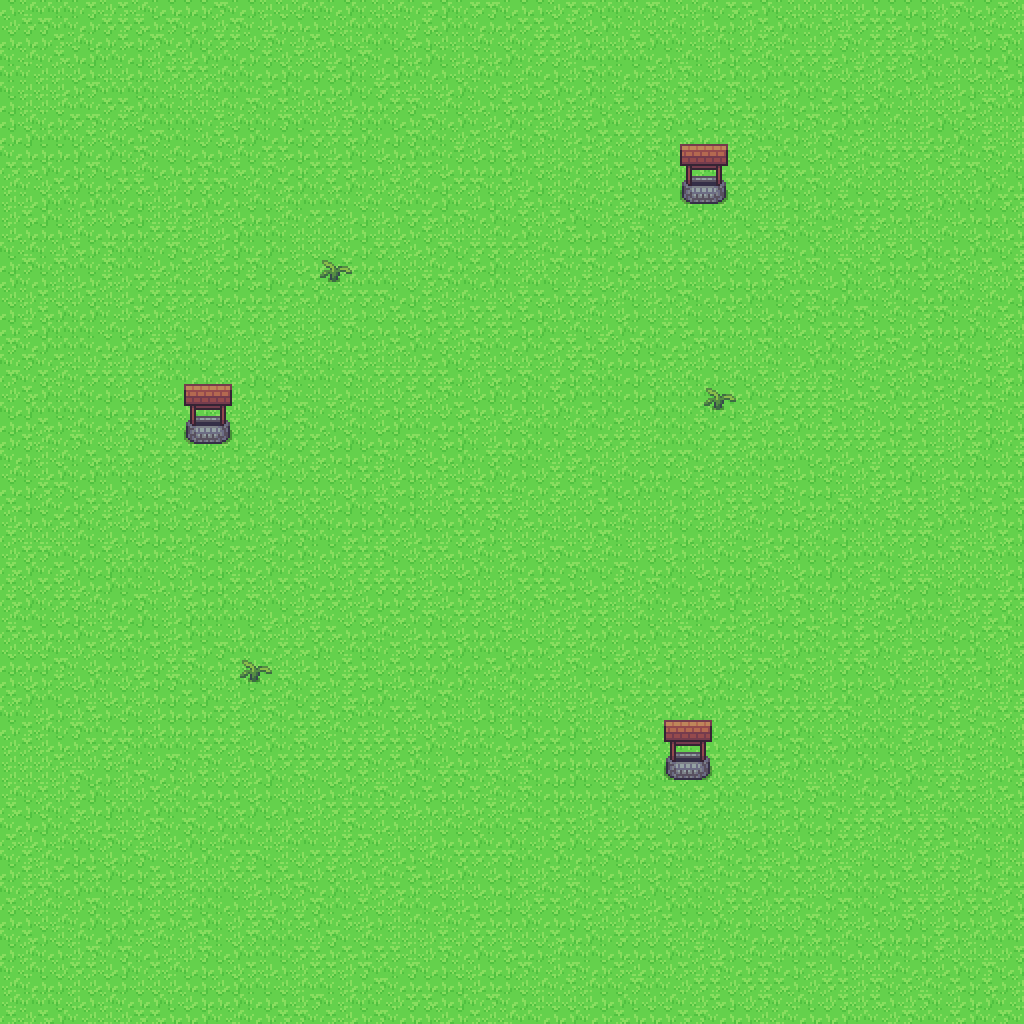

The image is a tile-based game level rendered from a .tmx file. Its description and source (layers, tilesets, objects; grid data summarised) follow:
An orthogonal 64x64 tile map with 16x16 px tiles, 2 tile layers (bot, top), 2 tilesets and 5 objects.

<map version="1.10" tiledversion="1.11.2" orientation="orthogonal" renderorder="right-down" width="64" height="64" tilewidth="16" tileheight="16" infinite="0" nextlayerid="4" nextobjectid="18">
 <tileset firstgid="1" name="1_terrain" tilewidth="16" tileheight="16" tilecount="1440" columns="30">
  <image source="dist/tilesets/1_terrain.png" width="480" height="768" />
 </tileset>
 <tileset firstgid="1441" name="3_plants" tilewidth="16" tileheight="16" tilecount="240" columns="30">
  <image source="dist/tilesets/3_plants.png" width="480" height="128" />
 </tileset>
 <layer id="1" name="bot" width="64" height="64">
  <data>[4096 cells, 4096 non-empty, 4 distinct tile ids]</data>
 </layer>
 <layer id="2" name="top" width="64" height="64">
  <data>[4096 cells, 60 non-empty, 20 distinct tile ids]</data>
 </layer>
 <objectgroup id="3" name="items">
  <object id="12" gid="1557" x="560" y="480" width="16" height="16" />
  <object id="14" gid="1557" x="560" y="480" width="16" height="16">
   <properties>
    <property name="msg" value="Looks delicious" />
   </properties>
  </object>
  <object id="15" gid="1557" x="448" y="496" width="16" height="16" />
  <object id="16" gid="1557" x="496" y="416" width="16" height="16">
   <properties>
    <property name="msg" value="MHHHHH" />
   </properties>
  </object>
  <object id="17" gid="1557" x="448" y="496" width="16" height="16">
   <properties>
    <property name="msg" value="Good!" />
    <property name="restore" value="10" />
   </properties>
  </object>
 </objectgroup>
</map>
